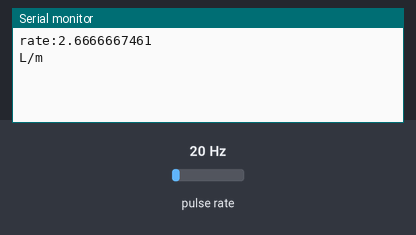
Recording of a sketch running on a simulated Arduino Uno, built with avr-gcc and run on an emulated ATmega328P. On the bench: the last lines printed to the serial monitor. Wiring (inferred from the names in the program): pulse sensor: data pin 2. The test bench sets the inputs (shaded band); at power-on: pulse rate 20 Hz.

Above: at 1.2 s.
1.3 s: pulse rate (sensor on pin 2) set to 4 Hz
At 2.6 s:
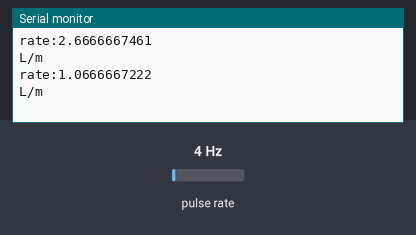
2.8 s: pulse rate (sensor on pin 2) set to 50 Hz
At 3.7 s:
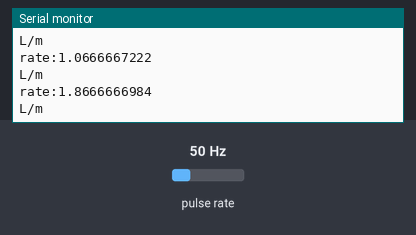
Timing chart, 0 to 5.8 s (numbered marks = the images above; inputs shaded):
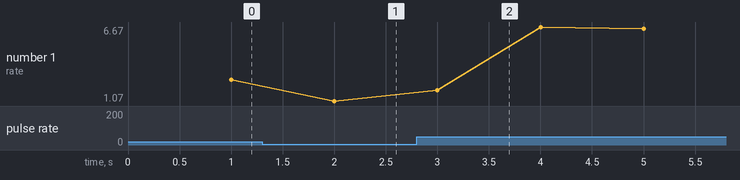

The sketch:

flowsensor.ino
```cpp
#define flow_sensor 2
volatile int flow_freq;
float vol=0.0,l_minute;
unsigned long currenttime,looptime;

void flow()
{
  flow_freq++;
}

void setup()
{
  Serial.begin(9600);
  pinMode(flow_sensor,INPUT);
  digitalWrite(flow_sensor,HIGH);

  attachInterrupt(digitalPinToInterrupt(flow_sensor),flow,RISING);
  currenttime=millis();
  looptime=currenttime;
}

void loop()
{
  currenttime=millis();

  if(currenttime>=(looptime+1000))
  {
    looptime=currenttime;

    if(flow_freq!=0)
    {
      l_minute=(flow_freq/7.5);
      Serial.print("rate:");
      Serial.println(l_minute,DEC);

      l_minute=l_minute/60;
      vol=vol+l_minute;
      Serial.print("L/m");
      //Serial.print(vol);

      Serial.print('\n');
      flow_freq=0;


     }
  }

}
```

Measured:
- after the input at 1.3 s, the serial monitor: prints a new line after 0.70 s (image 1)
- after the input at 2.8 s, the serial monitor: prints a new line after 0.20 s (image 2)
- plotted number 1: 2.67 → 1.07 after the input at 1.3 s, 1.07 → 6.53 after the input at 2.8 s
